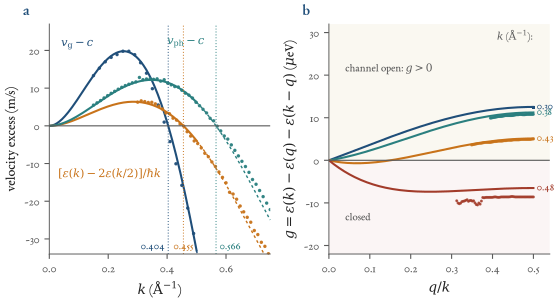

The Python source for this figure:
"""Figure ch05_thresholds: where do the three-phonon decay channels of 4He close?  (HeliumKinematics, Godfrin et al. 2021.)
(a) the three different 'excess velocities' of the SVP series  eps = hbar c k (1 + a2 k^2 + a3 k^3 + a4 k^4):
        v_ph - c   = c k^2 (a2 + a3 k + a4 k^2)                    (HeliumKinematics.phase_velocity_excess)
        v_g  - c   = c k^2 (3 a2 + 4 a3 k + 5 a4 k^2)              (HeliumKinematics.group_velocity_excess)
        [eps(k) - 2 eps(k/2)]/(hbar k) = c k^2 (3/4 a2 + 7/8 a3 k + 15/16 a4 k^2)    (HeliumKinematics.symmetric_split_excess)
    with the same three quantities computed directly from the published table (dots).
(b) the energy balance g(k, q) = eps(k) - eps(q) - eps(k - q) of a collinear decay k -> q + (k - q), in micro-eV, versus q/k."""
import sys, json
from pathlib import Path
sys.path.insert(0, str(Path(__file__).resolve().parents[1]))
sys.path.insert(0, str(Path(__file__).resolve().parent))
from figstyle import *
plt.rcParams["axes.unicode_minus"] = False
import ch05_helium as H

k, e, de = H.load_table()
F = H.features()
c0 = H.C_SVP
A2, A3, A4 = H.A2, H.A3, H.A4
eps_s = lambda x: H.HBARC * H.series(np.asarray(x, dtype=float))          # meV

fig = plt.figure(figsize=(TEXTW, 2.95))
a = fig.add_axes([0.085, 0.16, 0.395, 0.78])
b = fig.add_axes([0.585, 0.16, 0.395, 0.78])

# ---------------- (a) three excess velocities ------------------------------------------------------------------
kk = np.linspace(0.0, 0.75, 400)
vp = c0 * kk ** 2 * (A2 + A3 * kk + A4 * kk ** 2)
vg = c0 * kk ** 2 * (3 * A2 + 4 * A3 * kk + 5 * A4 * kk ** 2)
vs = c0 * kk ** 2 * (0.75 * A2 + 7 / 8 * A3 * kk + 15 / 16 * A4 * kk ** 2)
for y, col, lab in ((vg, BLUE, r"$v_{\rm g}-c$"), (vs, ORANGE, r"$[\varepsilon(k)-2\varepsilon(k/2)]/\hbar k$"), (vp, TEAL, r"$v_{\rm ph}-c$")):
    a.plot(kk[kk <= 0.5], y[kk <= 0.5], color=col, lw=1.5)
    a.plot(kk[kk >= 0.5], y[kk >= 0.5], color=col, lw=1.0, ls=(0, (2, 2)))
# table-derived points
m = (k >= 0.15) & (k <= 0.75)
sel = m[::6]
kt, et = k[m][::6], e[m][::6]
a.plot(kt, (et / kt * H.MS_PER_MEVA) - c0, ".", ms=3.0, color=TEAL, alpha=0.9)
vgt = H.group_velocity(k, e, win=0.07)
mg = (k >= 0.15) & (k <= 0.7)
a.plot(k[mg][::10], vgt[mg][::10] - c0, ".", ms=3.0, color=BLUE, alpha=0.9)
ms_ = (k >= 0.30) & (k <= 0.75)
f = lambda x: np.interp(x, k, e)
a.plot(k[ms_][::6], ((f(k[ms_]) - 2 * f(k[ms_] / 2)) / k[ms_] * H.MS_PER_MEVA)[::6], ".", ms=3.0, color=ORANGE, alpha=0.9)
a.axhline(0, color=GREY, lw=0.8)
for key, col in (("k_group_series", BLUE), ("k_sym_series", ORANGE), ("k_phase_series", TEAL)):
    a.axvline(F[key], color=col, lw=0.7, ls=(0, (1, 2)))
a.text(F["k_group_series"] - 0.012, -33.5, "0.404", color=BLUE, fontsize=7.6, ha="right", va="bottom")
a.text(F["k_sym_series"] + 0.000, -33.5, "0.455", color=ORANGE, fontsize=7.6, ha="center", va="bottom")
a.text(F["k_phase_series"] + 0.012, -33.5, "0.566", color=TEAL, fontsize=7.6, ha="left", va="bottom")
a.text(0.04, 21.5, r"$v_{\rm g}-c$", color=BLUE, fontsize=8.2, ha="left", va="center")
a.text(0.40, 22.0, r"$v_{\rm ph}-c$", color=TEAL, fontsize=8.2, ha="left", va="center")
a.text(0.03, -13.0, r"$[\varepsilon(k)-2\varepsilon(k/2)]/\hbar k$", color=ORANGE, fontsize=8.2, ha="left", va="center")
a.set_xlim(0, 0.75); a.set_ylim(-34, 27)
a.set_xlabel(r"$k$ ($\mathrm{\AA}^{-1}$)"); a.set_ylabel("velocity excess (m/s)")
panel(a, "a")

# ---------------- (b) the energy balance of the decay k -> q + (k - q) --------------------------------------------
cols = [BLUE, TEAL, ORANGE, RED]
for kv, col in zip((0.30, 0.38, 0.43, 0.48), cols):
    q = np.linspace(0.0, kv / 2, 200)
    g = (eps_s(kv) - eps_s(q) - eps_s(kv - q)) * 1e3             # micro-eV
    b.plot(q / kv, g, color=col, lw=1.5)
    # the table where both q and k - q lie in the neutron / combined range (>= 0.15)
    qq = np.linspace(0.15, kv / 2, 60)
    qq = qq[(kv - qq) >= 0.15]
    if len(qq) > 3:
        gt = (f(kv) - f(qq) - f(kv - qq)) * 1e3
        b.plot(qq / kv, gt, ".", ms=2.4, color=col, alpha=0.8)
    b.text(0.508, g[-1], f"{kv:.2f}", color=col, fontsize=7.6, ha="left", va="center")
b.axhspan(0, 32, color=GOLD, alpha=0.07, lw=0); b.axhspan(-22, 0, color=RED, alpha=0.05, lw=0)
b.axhline(0, color=GREY, lw=0.8)
b.text(0.04, 21.3, "channel open: $g>0$", color=GREY, fontsize=7.8, ha="left", va="center")
b.text(0.04, -13.5, "closed", color=GREY, fontsize=7.8, ha="left", va="center")
b.text(0.455, 29.0, r"$k$ ($\mathrm{\AA}^{-1}$):", color=GREY, fontsize=7.6, ha="center", va="center")
b.set_xlim(0, 0.54); b.set_ylim(-22, 32)
b.set_xlabel(r"$q/k$"); b.set_ylabel(r"$g=\varepsilon(k)-\varepsilon(q)-\varepsilon(k-q)$ ($\mu$eV)")
panel(b, "b")
save(fig, "ch05_thresholds")
Path(__file__).with_name("ch05_thresholds_numbers.json").write_text(json.dumps({k_: F[k_] for k_ in (
    "k_group_series", "k_sym_series", "k_phase_series", "k_group_series_other_root", "k_sym_series_other_root", "k_phase_series_other_root",
    "k_sym_table_crossings", "sym_excess_max_ueV", "sym_excess_max_at_k", "series_minus_table_max_ueV_025_05", "series_minus_table_rms_ueV_025_05")}, indent=1))
